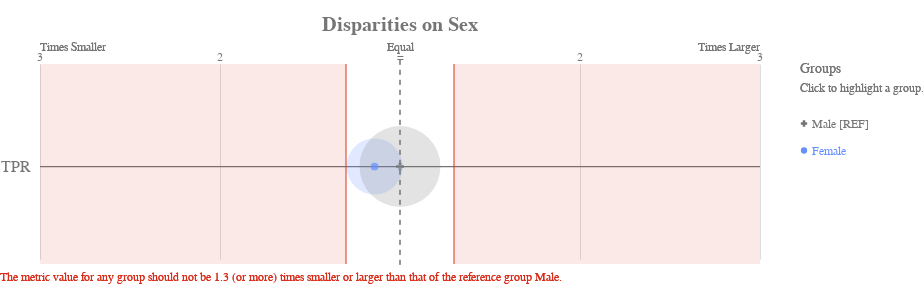

The code cell stored with this chart in its notebook:
### Code cell
ap.disparity(bdf, metrics, 'sex', fairness_threshold = 1.3)

### Figure 1 — Vega-Lite specification as saved in the notebook (floating-point values rounded to 4 significant figures)
{"config": {"view": {"continuousWidth": 400, "continuousHeight": 300, "strokeWidth": 0}, "axisLeft": {"labelColor": "rgb(117,117,117)", "labelFont": "Arial", "labelFontSize": 16}, "title": {"align": "center", "baseline": "middle", "color": "rgb(117,117,117)", "font": "Arial", "fontSize": 20, "fontWeight": "bold"}}, "layer": [{"data": {"name": "data-1f2af75cfead9a3854ee453922b4eaab"}, "mark": {"type": "rule", "stroke": "rgb(117,117,117)", "strokeWidth": 1.25, "tooltip": ""}, "encoding": {"x": {"type": "quantitative", "field": "x", "scale": {"domain": [-2, 2], "range": [40.0, 760.0]}}, "x2": {"field": "x2"}, "y": {"type": "nominal", "axis": {"domain": false, "labelAngle": 0, "labelPadding": -30, "orient": "left", "ticks": false, "title": ""}, "field": "metric", "scale": {"domain": ["TPR"], "range": [30, 225.0]}}}}, {"data": {"name": "data-79dd248bdaa0ea02c535240e8ad022c8"}, "mark": {"type": "rule", "stroke": "rgb(117,117,117)", "strokeDash": [5, 5], "strokeWidth": 1}, "encoding": {"tooltip": {"value": "Male [REF]"}, "x": {"value": 400.0}, "y": {"value": 20.83}, "y2": {"value": 229.2}}}, {"data": {"name": "data-c233327f4cd9b4c2df31bf8015c83e4a"}, "mark": {"type": "text", "align": "center", "color": "rgb(117,117,117)", "font": "Arial", "fontSize": 12, "fontWeight": "normal", "tooltip": ""}, "encoding": {"text": {"type": "nominal", "field": "label"}, "x": {"type": "quantitative", "field": "value", "scale": {"domain": [-2, 2], "range": [40.0, 760.0]}}, "y": {"value": 17.5}}}, {"layer": [{"mark": {"type": "text", "align": "left", "fill": "rgb(117,117,117)", "font": "Arial", "fontSize": 12, "fontWeight": "normal", "tooltip": ""}, "encoding": {"text": {"value": "Times Smaller"}, "x": {"value": 40.0}, "y": {"value": 7.5}}}, {"mark": {"type": "text", "align": "right", "fill": "rgb(117,117,117)", "font": "Arial", "fontSize": 12, "fontWeight": "normal", "tooltip": ""}, "encoding": {"text": {"value": "Times Larger"}, "x": {"value": 760.0}, "y": {"value": 7.5}}}, {"mark": {"type": "text", "align": "center", "fill": "rgb(117,117,117)", "font": "Arial", "fontSize": 12, "fontWeight": "normal", "tooltip": ""}, "encoding": {"text": {"value": "Equal"}, "x": {"value": 400.0}, "y": {"value": 7.5}}}], "data": {"name": "data-79dd248bdaa0ea02c535240e8ad022c8"}}, {"layer": [{"mark": {"type": "rule", "opacity": 0.8, "stroke": "rgb(217, 46, 28)", "strokeWidth": 1.25, "tooltip": ""}, "encoding": {"x": {"type": "quantitative", "field": "min", "scale": {"domain": [-2, 2], "range": [40.0, 760.0]}}, "y": {"value": 25.0}, "y2": {"value": 225.0}}}, {"mark": {"type": "rule", "opacity": 0.8, "stroke": "rgb(217, 46, 28)", "strokeWidth": 1.25, "tooltip": ""}, "encoding": {"x": {"type": "quantitative", "field": "max", "scale": {"domain": [-2, 2], "range": [40.0, 760.0]}}, "y": {"value": 25.0}, "y2": {"value": 225.0}}}, {"layer": [{"mark": {"type": "rect", "fill": "rgb(217, 46, 28)", "opacity": 0.1, "tooltip": ""}, "encoding": {"x": {"type": "quantitative", "field": "min", "scale": {"domain": [-2, 2], "range": [40.0, 760.0]}}, "x2": {"field": "lower_end"}, "y": {"value": 25.0}, "y2": {"value": 225.0}}}, {"mark": {"type": "rect", "fill": "rgb(217, 46, 28)", "opacity": 0.1, "tooltip": ""}, "encoding": {"x": {"type": "quantitative", "field": "max", "scale": {"domain": [-2, 2], "range": [40.0, 760.0]}}, "x2": {"field": "upper_end"}, "y": {"value": 25.0}, "y2": {"value": 225.0}}}]}, {"data": {"name": "data-79dd248bdaa0ea02c535240e8ad022c8"}, "mark": {"type": "text", "align": "left", "baseline": "top", "fill": "rgb(217, 46, 28)", "font": "Arial", "fontSize": 12, "fontWeight": "normal", "tooltip": ""}, "encoding": {"text": {"value": "The metric value for any group should not be 1.3 (or more) times smaller or larger than that of the reference group Male."}, "x": {"value": 0}, "y": {"value": 233.3}}}], "data": {"name": "data-68125cfc4fc9557defd07e8d14c561c8"}}, {"layer": [{"mark": "circle"}, {"data": {"name": "data-0e5d5a68759798bf1ca0b594b018709a"}, "mark": {"type": "circle", "opacity": 0.2}, "encoding": {"color": {"condition": {"type": "nominal", "field": "attribute_value", "legend": null, "scale": {"domain": ["Male", "Female"], "range": ["rgb(117,117,117)", "rgb(100, 143, 255)", "rgb(254, 97, 0)", "rgb(220, 38, 127)", "rgb(255, 176, 0)", "rgb(120, 94, 240)"]}, "selection": "selector001"}, "value": "rgb(224,224,224)"}, "size": {"type": "quantitative", "field": "group_size", "legend": null, "scale": {"domain": [0, 10450.0], "range": [0, 7854.0]}}, "tooltip": [{"type": "nominal", "field": "attribute_value", "title": "Group"}, {"type": "nominal", "field": "tooltip_group_size", "title": "Group Size"}, {"type": "nominal", "field": "tooltip_disparity_explanation_tpr", "title": "Disparity"}, {"type": "quantitative", "field": "tpr", "format": ".2f", "title": "TPR"}], "x": {"type": "quantitative", "axis": {"domain": false, "labels": false, "ticks": false, "title": null, "values": [1, 2, -2, -1]}, "field": "tpr_disparity_scaled", "scale": {"domain": [-2, 2], "range": [40.0, 760.0]}}, "y": {"type": "nominal", "axis": {"domain": false, "grid": false, "labels": false, "ticks": false, "title": " "}, "field": "metric_variable", "scale": {"domain": ["TPR"], "range": [30, 225.0]}}}, "selection": {"selector003": {"type": "multi", "empty": "all", "fields": ["attribute_value"]}}, "transform": [{"calculate": "'TPR'", "as": "metric_variable"}]}, {"layer": [{"mark": "point"}, {"data": {"name": "data-0e5d5a68759798bf1ca0b594b018709a"}, "mark": {"type": "point", "filled": true, "size": 60}, "encoding": {"color": {"condition": {"type": "nominal", "field": "attribute_value", "legend": null, "scale": {"domain": ["Male", "Female"], "range": ["rgb(117,117,117)", "rgb(100, 143, 255)", "rgb(254, 97, 0)", "rgb(220, 38, 127)", "rgb(255, 176, 0)", "rgb(120, 94, 240)"]}, "selection": "selector001"}, "value": "rgb(224,224,224)"}, "shape": {"type": "nominal", "field": "attribute_value", "legend": null, "scale": {"domain": ["Male", "Female"], "range": ["cross", "circle"]}}, "tooltip": [{"type": "nominal", "field": "attribute_value", "title": "Group"}, {"type": "nominal", "field": "tooltip_group_size", "title": "Group Size"}, {"type": "nominal", "field": "tooltip_disparity_explanation_tpr", "title": "Disparity"}, {"type": "quantitative", "field": "tpr", "format": ".2f", "title": "TPR"}], "x": {"type": "quantitative", "axis": {"domain": false, "labels": false, "ticks": false, "title": null, "values": [1, 2, -2, -1]}, "field": "tpr_disparity_scaled", "scale": {"domain": [-2, 2], "range": [40.0, 760.0]}}, "y": {"type": "nominal", "axis": {"domain": false, "grid": false, "labels": false, "ticks": false, "title": " "}, "field": "metric_variable", "scale": {"domain": ["TPR"], "range": [30, 225.0]}}}, "selection": {"selector002": {"type": "multi", "empty": "all", "fields": ["attribute_value"]}}, "transform": [{"calculate": "'TPR'", "as": "metric_variable"}]}]}]}, {"layer": [{"mark": {"type": "point", "filled": true, "opacity": 1, "size": 39.48}, "encoding": {"color": {"condition": {"type": "nominal", "field": "attribute_value", "legend": null, "scale": {"domain": ["Male", "Female"], "range": ["rgb(117,117,117)", "rgb(100, 143, 255)", "rgb(254, 97, 0)", "rgb(220, 38, 127)", "rgb(255, 176, 0)", "rgb(120, 94, 240)"]}, "selection": "selector001"}, "value": "rgb(224,224,224)"}, "shape": {"type": "nominal", "field": "attribute_value", "legend": null, "scale": {"domain": ["Male", "Female"], "range": ["cross", "circle"]}}, "x": {"value": 804}, "y": {"type": "nominal", "axis": {"domain": false, "grid": false, "labels": false, "ticks": false, "title": " "}, "field": "attribute_value", "scale": {"domain": ["Male", "Female"], "range": [71, 125]}}}, "selection": {"selector001": {"type": "multi", "empty": "all", "fields": ["attribute_value"]}}}, {"mark": {"type": "text", "align": "left", "baseline": "middle", "font": "Arial", "fontSize": 12, "fontWeight": "normal"}, "encoding": {"color": {"condition": {"type": "nominal", "field": "attribute_value", "legend": null, "scale": {"domain": ["Male", "Female"], "range": ["rgb(117,117,117)", "rgb(100, 143, 255)", "rgb(254, 97, 0)", "rgb(220, 38, 127)", "rgb(255, 176, 0)", "rgb(120, 94, 240)"]}, "selection": "selector001"}, "value": "rgb(224,224,224)"}, "text": {"type": "nominal", "field": "label"}, "x": {"value": 812}, "y": {"type": "nominal", "axis": {"domain": false, "grid": false, "labels": false, "ticks": false, "title": " "}, "field": "attribute_value", "scale": {"domain": ["Male", "Female"], "range": [71, 125]}}}, "selection": {"selector004": {"type": "multi", "empty": "all", "fields": ["attribute_value"]}}}, {"data": {"name": "data-79dd248bdaa0ea02c535240e8ad022c8"}, "mark": {"type": "text", "align": "left", "baseline": "middle", "color": "rgb(117,117,117)", "font": "Arial", "fontSize": 12, "fontWeight": "normal"}, "encoding": {"text": {"value": "Click to highlight a group."}, "x": {"value": 800}, "y": {"value": 49}}}, {"data": {"name": "data-79dd248bdaa0ea02c535240e8ad022c8"}, "mark": {"type": "text", "align": "left", "baseline": "middle", "color": "rgb(117,117,117)", "font": "Arial", "fontSize": 14, "fontWeight": "normal"}, "encoding": {"text": {"value": "Groups"}, "x": {"value": 800}, "y": {"value": 30}}}], "data": {"name": "data-d79b6fcf6fc2d8883b03661337595d04"}}], "height": 250, "padding": {"top": 15, "bottom": 10}, "resolve": {"scale": {"size": "independent", "y": "independent"}}, "title": "Disparities on Sex", "width": 800, "$schema": "https://vega.github.io/schema/vega-lite/v4.8.1.json", "datasets": {"data-1f2af75cfead9a3854ee453922b4eaab": [{"metric": "TPR", "x": -2, "x2": 2}], "data-79dd248bdaa0ea02c535240e8ad022c8": [{"a": 1, "b": 0}, {"a": 1, "b": 0}], "data-c233327f4cd9b4c2df31bf8015c83e4a": [{"value": 1, "label": 2}, {"value": 2, "label": 3}, {"value": -2, "label": 3}, {"value": -1, "label": 2}, {"value": 0, "label": "="}], "data-68125cfc4fc9557defd07e8d14c561c8": [{"min": -0.3, "max": 0.3, "lower_end": -2, "upper_end": 2}], "data-0e5d5a68759798bf1ca0b594b018709a": [{"attribute_name": "sex", "attribute_value": "Female", "group_size": 4195, "total_entities": 12904, "tpr": 0.06551, "tpr_disparity": 0.8763, "tpr_disparity_scaled": -0.1412, "tooltip_group_size": "4,195 (32.51%)", "tooltip_disparity_explanation_tpr": "1.14 times smaller TPR than the reference group"}, {"attribute_name": "sex", "attribute_value": "Male", "group_size": 8709, "total_entities": 12904, "tpr": 0.07476, "tpr_disparity": 1.0, "tpr_disparity_scaled": 0.0, "tooltip_group_size": "8,709 (67.49%)", "tooltip_disparity_explanation_tpr": "Reference group"}], "data-d79b6fcf6fc2d8883b03661337595d04": [{"attribute_value": "Male", "label": "Male [REF]"}, {"attribute_value": "Female", "label": "Female"}]}}
